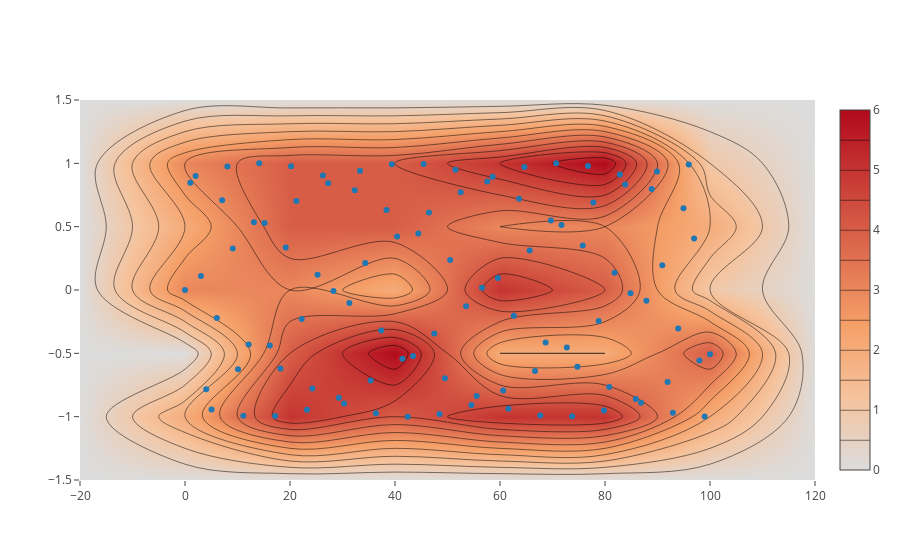

The cell this chart's notebook holds for it:
### Code cell
x = np.linspace(0,100, 100)
y = np.sin(x)
iplot([go.Scatter(x=x, y=y, mode='markers'),
      go.Histogram2dContour(x=x, y=y, contours=go.Contours(coloring='heatmap'))])
